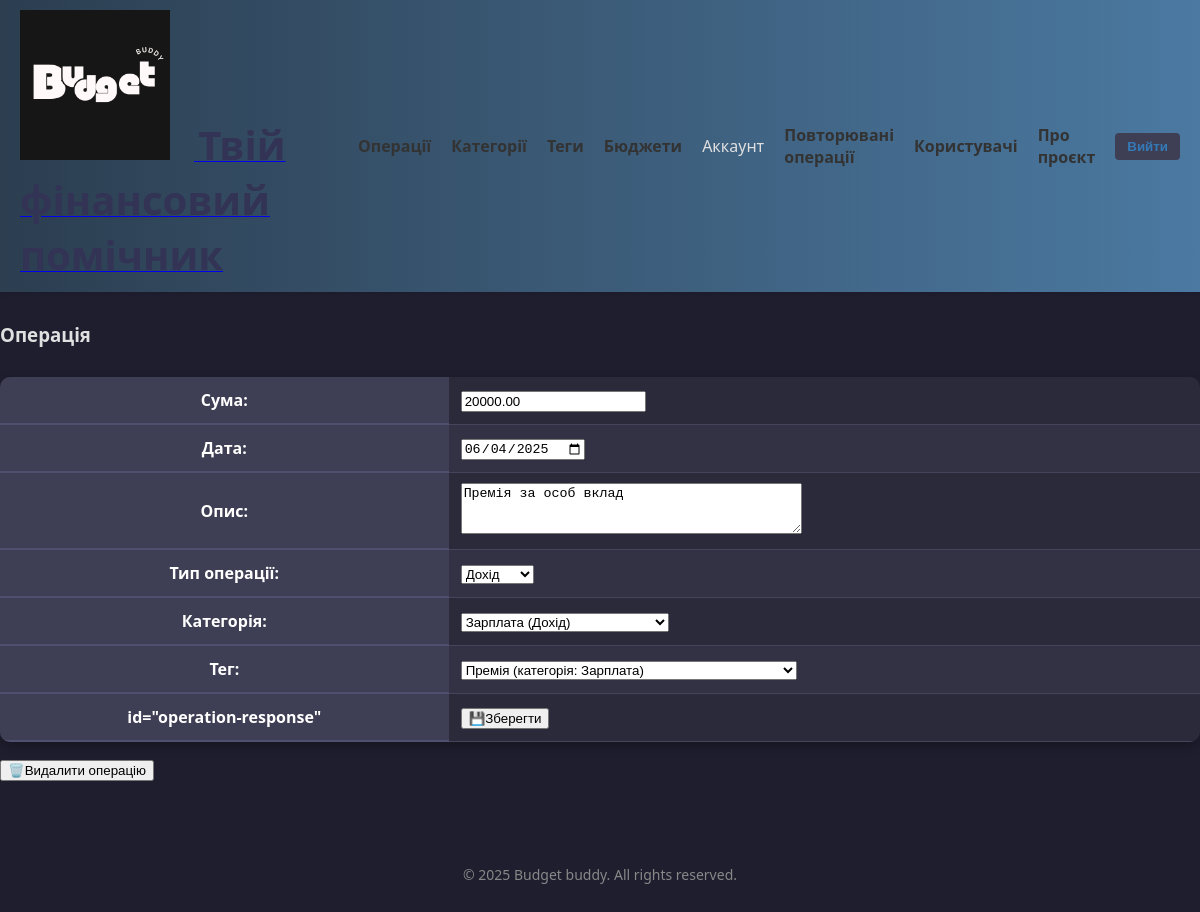
The page /operations/9/ (signed in) on the database as committed earlier.
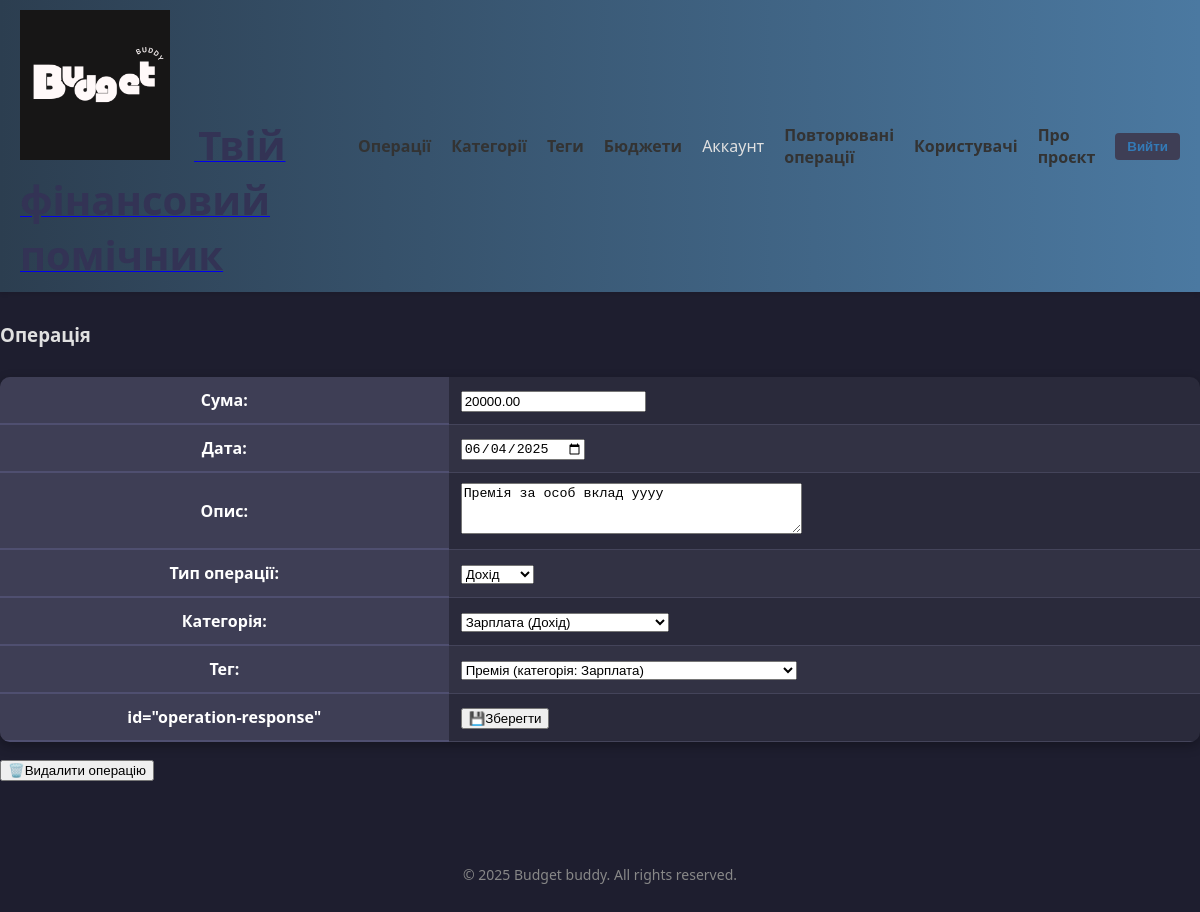
The same page on the database as committed later.
### apps/core/models/operation.py (models this page shows)
class Operation(TimeStampedModel):
    id = models.AutoField(primary_key=True)
    amount = models.DecimalField(max_digits=12, decimal_places=2)
    date = models.DateField(default=_date.today)
    description = models.CharField(max_length=255, blank=True)
    type = models.CharField(
        max_length=10,
        choices=TransactionType.choices,
        default=TransactionType.EXPENSE
    )
    user = models.ForeignKey(
        settings.AUTH_USER_MODEL,
        on_delete=models.CASCADE,
        null=True, blank=True,
        related_name='operations'
    )
    account = models.ForeignKey(
        "Account",
        on_delete=models.PROTECT,
        null=True, blank=True,
        related_name='operations'
    )
    category = models.ForeignKey(
        "Category",
        on_delete=models.PROTECT,
        null=True, blank=True,
        related_name='operations'
    )
    tag = models.ForeignKey(
        "Tag",
        on_delete=models.SET_NULL,
        null=True, blank=True,
        related_name='operations'
    )
    class Meta:
        ordering = ['-date']
    def __str__(self):
        tag_part = f' [{self.tag.name}]' if self.tag else ''
        return f'{self.get_type_display()}: {self.amount}{tag_part} on {self.date}'

### apps/core/views.py (the view, shortened to what this page needs)
# urls.py: path('operations/<int:pk>/', views.OperationDetailUpdateView.as_view(), name='operation_detail'),
class OperationDetailUpdateView(views.View):
    def get(self, request, pk):
        operation = get_object_or_404(Operation, pk=pk)
        print(operation)
        operation_form = OperationForm(instance=operation, user=request.user)  # operation_form
        context = {
            'operation': operation,
            'operation_form': operation_form,
        }
        return render(request, 'core/pages/operation_detail.html', context)

### apps/core/models/category.py (called while the page is built)
    def __str__(self):
        return f'{self.name} ({self.get_type_display()})'

### apps/core/models/tag.py (called while the page is built)
    def __str__(self):
        return f'{self.name} (категорія: {self.category.name if self.category else "—"})'

### apps/core/templates/core/pages/operation_detail.html (shortened to what this page needs)
{% extends "base.html" %}
{% load static %}
{% block content %}
    <div class="container">
        <h3>Операція</h3>
        <form method="post" id="operation-form" data-url="{% url 'core:operation_detail_form' pk=operation.pk %}">
            <table>
                {{ operation_form.as_table }}
                <tr>
                    <th> id="operation-response"</th>
                    <td>
                        <button type="submit" name="submit_operation">💾Зберегти</button>
                    </td>
                </tr>
            </table>
        </form>
        <form method="post"
              action="{% url 'core:operation_delete' operation.pk %}"
              style="margin-top:1rem;">
            <button type="submit"
                    class="btn btn-danger">
                🗑️Видалити операцію
            </button>
        </form>
    </div>
{% endblock content %}

Rows that differ between the two databases and show on the page:
changed Operation "Зарплата (Дохід)": description "Премія за особ вклад" → "Премія за особ вклад yyyy"
